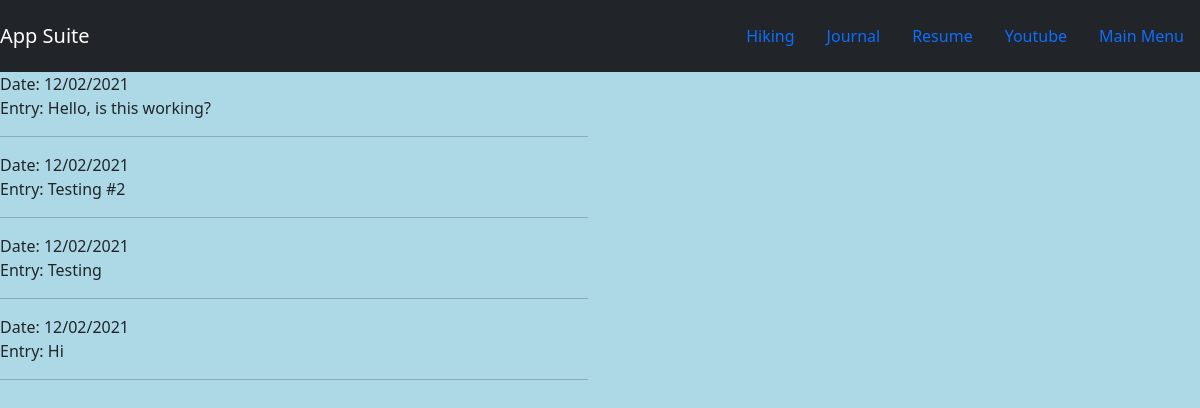
The page /AppSuite/display_all_journal_entries/ on the database its author committed.
### AppSuite/models.py (models this page shows, shortened)
class Journal(models.Model):
    Date_Time = models.TextField(max_length=200)
    Journal_Entry = models.TextField(max_length=5000)

### AppSuite/views.py (the view)
# urls.py: path('display_all_journal_entries/', views.display_all_journal_entries, name="display_all_journal_entries"),  # Display All Journal Entries
def display_all_journal_entries(request):
    all_journal_entries = Journal.objects.all()
    return render(request, 'AppSuite/journal_display.html', {'all_journal_entries': all_journal_entries})

### AppSuite/templates/AppSuite/journal_display.html (shortened to what this page needs)
{% extends 'AppSuite/base.html' %}
{% block body %}
{% for journal in all_journal_entries %}
    <div class="row">
        <div class="col-md-6">
            Date: {{ journal.Date_Time }}
            <br>
            Entry: {{ journal.Journal_Entry }}
        <hr>
        </div>
    </div>
    {% endfor %}
{% endblock %}

### AppSuite/static/AppSuite/album.css (style rules this page uses)
body { background-color: lightblue; }

### rows shown on the page
Journal: Date_Time "12/02/2021", Journal_Entry "Hello, is this working?"
Journal: Date_Time "12/02/2021", Journal_Entry "Testing #2"
Journal: Date_Time "12/02/2021", Journal_Entry "Testing"
Journal: Date_Time "12/02/2021", Journal_Entry "Hi"
